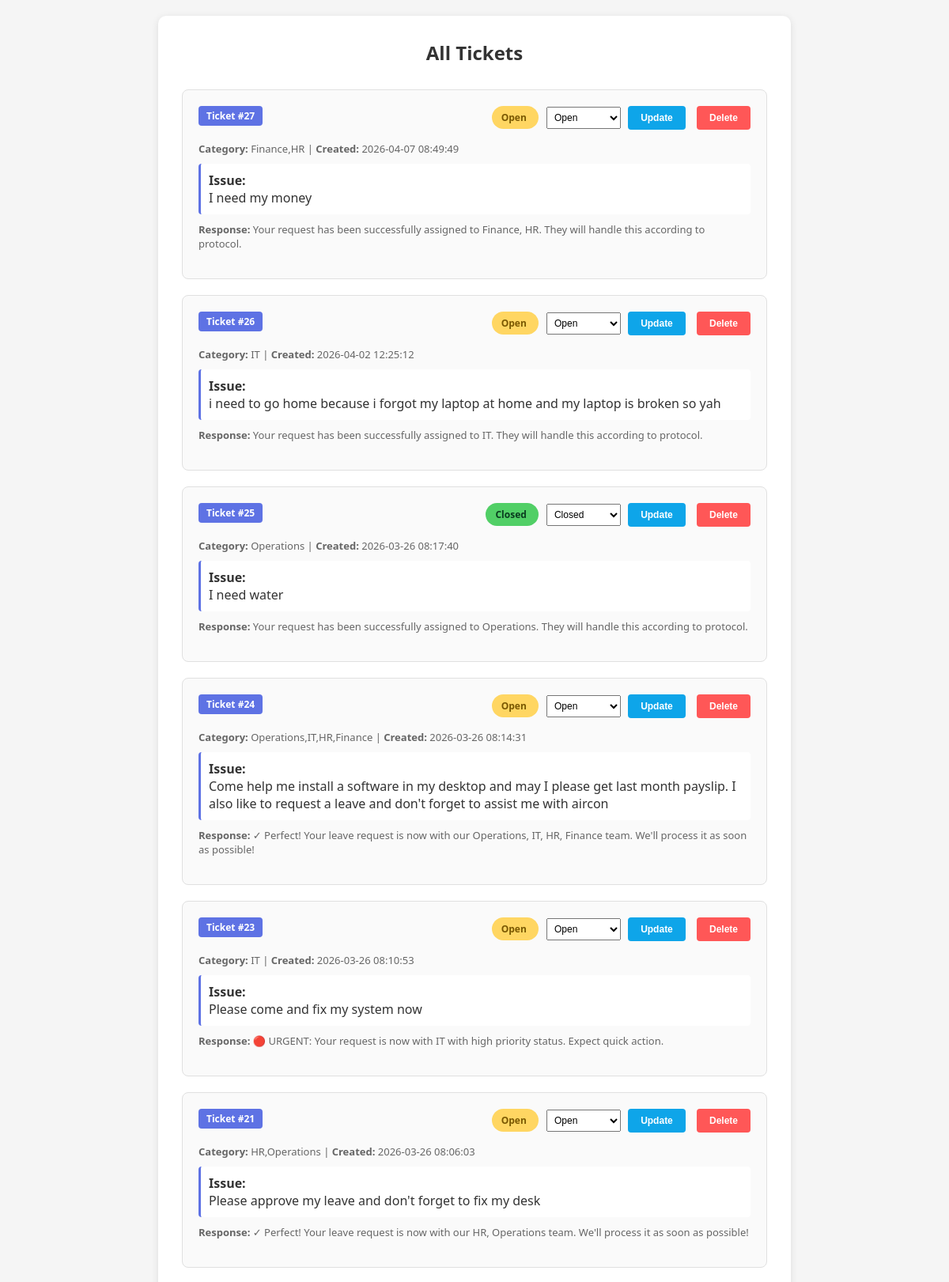
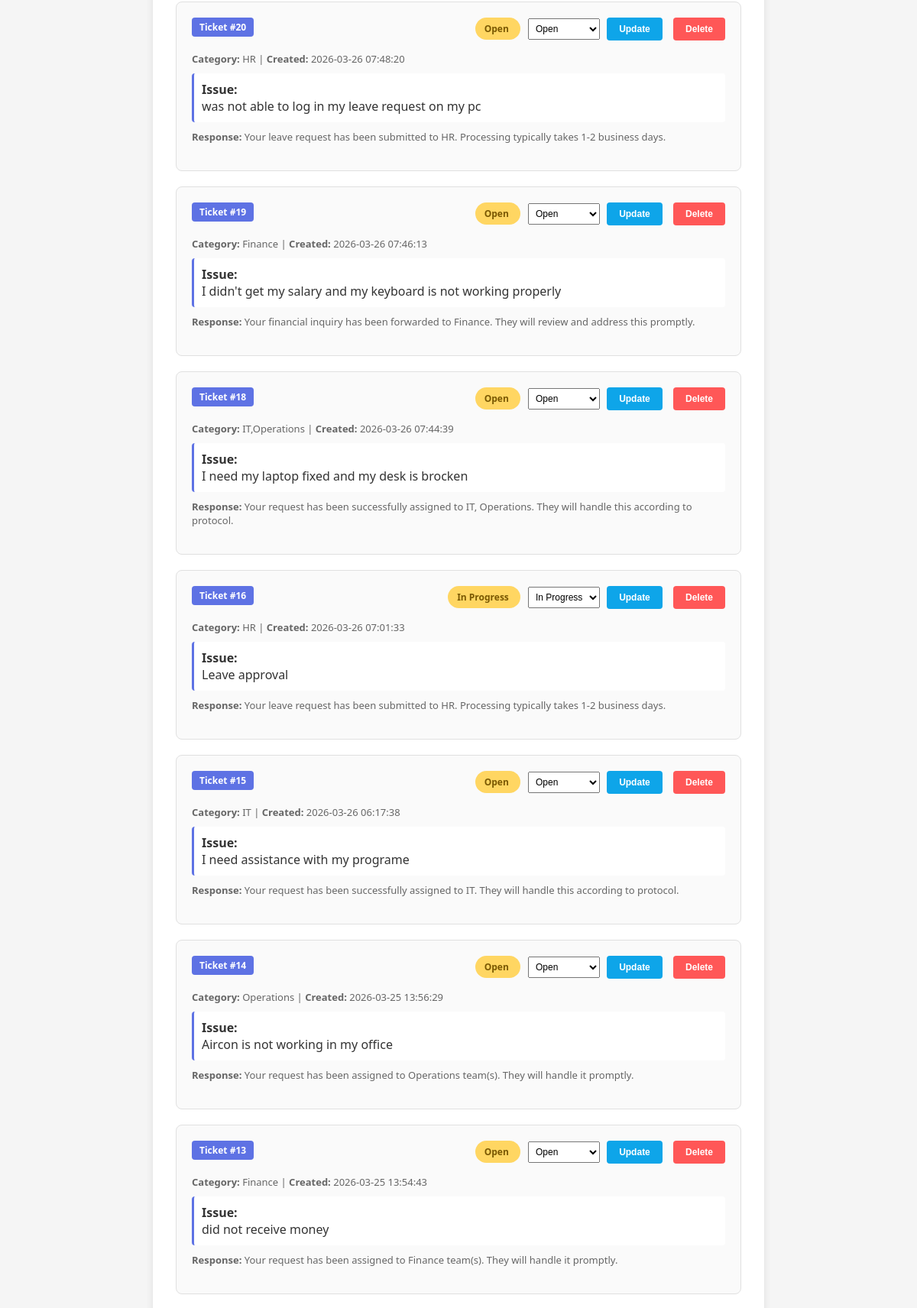
/view (signed in, upper part), run on the app's committed database (2 pictures, top to bottom).
### tables this page shows
CREATE TABLE tickets (
        id INTEGER PRIMARY KEY AUTOINCREMENT,
        ticket_text TEXT,
        category TEXT,
        tone TEXT,
        response TEXT,
        user_id INTEGER,
        status TEXT DEFAULT 'Open',
        created_at TIMESTAMP DEFAULT CURRENT_TIMESTAMP,
        FOREIGN KEY (user_id) REFERENCES users(id)
    );

### app.py (the view)
@app.route("/view")
@login_required
def view():
    conn = get_db()
    cursor = conn.cursor()
    try:
        if session['role'] == 'admin':
            cursor.execute("SELECT * FROM tickets ORDER BY created_at DESC")
        else:
            cursor.execute("SELECT * FROM tickets WHERE user_id = ? ORDER BY created_at DESC", (session['user_id'],))
        tickets = cursor.fetchall()
    except sqlite3.DatabaseError as db_err:
        conn.close()
        return render_template("view.html", tickets=[], role=session.get('role', 'user'), error=str(db_err))
    conn.close()
    return render_template("view.html", tickets=tickets, role=session.get('role', 'user'))

### app.py (called while the page is built)
def login_required(f):
    @wraps(f)
    def decorated_function(*args, **kwargs):
        if 'user_id' not in session:
            return redirect(url_for('login'))
        return f(*args, **kwargs)
    return decorated_function

def get_db():
    conn = sqlite3.connect(DB_PATH)
    conn.row_factory = sqlite3.Row
    return conn

### templates/view.html (shortened to what this page needs)
<!DOCTYPE html>
<html>
<head>
</head>
<body>
    <div class="container">
        <h2>{% if role == 'admin' %}All Tickets{% else %}My Tickets{% endif %}</h2>
        {% if tickets %}
            {% for t in tickets %}
                <div class="ticket-item">
                    <div class="ticket-header">
                        <span class="ticket-id">Ticket #{{ t['id'] }}</span>
                        <div>
                            <span class="status-badge {% if t['status'] == 'Open' %}status-open{% elif t['status'] == 'Closed' %}status-closed{% else %}status-open{% endif %}">
                                {{ t['status'] }}
                            </span>
                            {% if role == 'admin' %}
                            <form method="POST" action="{{ url_for('update_status', ticket_id=t['id']) }}" style="display: inline; margin-left: 10px;">
                                <select name="status" style="padding: 5px; font-size:12px;">
                                    <option value="Open" {% if t['status'] == 'Open' %}selected{% endif %}>Open</option>
                                    <option value="In Progress" {% if t['status'] == 'In Progress' %}selected{% endif %}>In Progress</option>
                                    <option value="Closed" {% if t['status'] == 'Closed' %}selected{% endif %}>Closed</option>
                                </select>
                                <button type="submit" class="delete-btn" style="background-color:#0ea5e9; margin-left: 5px;">Update</button>
                            </form>
                            {% endif %}
                            <form method="POST" action="{{ url_for('delete_ticket', ticket_id=t['id']) }}" style="display: inline; margin-left: 10px;" onsubmit="return confirm('Are you sure you want to delete this ticket?')">
                                <button type="submit" class="delete-btn">Delete</button>
                            </form>
                        </div>
                    </div>
                    <div class="ticket-content">
                        <div class="ticket-meta">
                            <strong>Category:</strong> {{ t['category'] }} | <strong>Created:</strong> {{ t['created_at'] }}
                        </div>
                        <div class="ticket-text">
                            <strong>Issue:</strong><br>
                            {{ t['ticket_text'] }}
                        </div>
                        <div class="ticket-meta">
                            <strong>Response:</strong> {{ t['response'] }}
                        </div>
                    </div>
                </div>
            {% endfor %}
        {% endif %}
    </div>
</body>
</html>

### templates/view.html (style rules this page uses)
* { margin: 0; padding: 0; box-sizing: border-box; }
body { font-family: 'Segoe UI', Tahoma, Geneva, Verdana, sans-serif; background-color: #f5f5f5; padding: 20px; }
.container { max-width: 800px; margin: 0 auto; background: white; border-radius: 10px; box-shadow: 0 2px 10px rgba(0, 0, 0, 0.1); padding: 30px; }
h2 { color: #333; margin-bottom: 30px; text-align: center; }
.ticket-item { border: 1px solid #e0e0e0; border-radius: 8px; padding: 20px; margin-bottom: 20px; background-color: #fafafa; position: relative; }
.ticket-header { display: flex; justify-content: space-between; align-items: start; margin-bottom: 15px; }
.ticket-id { background-color: #5e72e4; color: white; padding: 4px 10px; border-radius: 4px; font-size: 12px; font-weight: 600; }
.status-badge { padding: 6px 12px; border-radius: 20px; font-size: 12px; font-weight: 600; }
.status-open { background-color: #ffd662; color: #7a5802; }
.status-closed { background-color: #51cf66; color: #0a3c1f; }
.ticket-content { margin-bottom: 15px; }
.ticket-text { color: #333; margin: 10px 0; padding: 10px; background-color: white; border-left: 3px solid #5e72e4; border-radius: 4px; }
.ticket-meta { color: #666; font-size: 13px; margin: 10px 0; }
.delete-btn { background-color: #ff5757; color: white; border: none; padding: 8px 16px; border-radius: 4px; cursor: pointer; font-size: 12px; font-weight: 600; transition: background-color 0.3s ease; }

### data on the page
tickets: id "27", status "Open", category "Finance,HR", created_at "2026-04-07 08:49:49", ticket_text "I need my money", response "Your request has been successfully assigned to Finance, HR. They will handle this according to protocol."
tickets: id "26", status "Open", category "IT", created_at "2026-04-02 12:25:12", ticket_text "i need to go home because i forgot my laptop at home and my laptop is broken so yah", response "Your request has been successfully assigned to IT. They will handle this according to protocol."
tickets: id "25", status "Closed", category "Operations", created_at "2026-03-26 08:17:40", ticket_text "I need water", response "Your request has been successfully assigned to Operations. They will handle this according to protocol."
tickets: id "24", status "Open", category "Operations,IT,HR,Finance", created_at "2026-03-26 08:14:31", ticket_text "Come help me install a software in my desktop and may I please get last month payslip. I also like to request a leave and don't forget to assist me with aircon", response "✓ Perfect! Your leave request is now with our Operations, IT, HR, Finance team. We'll process it as soon as possible!"
tickets: id "23", status "Open", category "IT", created_at "2026-03-26 08:10:53", ticket_text "Please come and fix my system now", response "🔴 URGENT: Your request is now with IT with high priority status. Expect quick action."
tickets: id "21", status "Open", category "HR,Operations", created_at "2026-03-26 08:06:03", ticket_text "Please approve my leave and don't forget to fix my desk", response "✓ Perfect! Your leave request is now with our HR, Operations team. We'll process it as soon as possible!"
tickets: id "20", status "Open", category "HR", created_at "2026-03-26 07:48:20", ticket_text "was not able to log in my leave request on my pc", response "Your leave request has been submitted to HR. Processing typically takes 1-2 business days."
tickets: id "19", status "Open", category "Finance", created_at "2026-03-26 07:46:13", ticket_text "I didn't get my salary and my keyboard is not working properly", response "Your financial inquiry has been forwarded to Finance. They will review and address this promptly."
tickets: id "18", status "Open", category "IT,Operations", created_at "2026-03-26 07:44:39", ticket_text "I need my laptop fixed and my desk is brocken", response "Your request has been successfully assigned to IT, Operations. They will handle this according to protocol."
tickets: id "16", status "In Progress", category "HR", created_at "2026-03-26 07:01:33", ticket_text "Leave approval", response "Your leave request has been submitted to HR. Processing typically takes 1-2 business days."
tickets: id "15", status "Open", category "IT", created_at "2026-03-26 06:17:38", ticket_text "I need assistance with my programe", response "Your request has been successfully assigned to IT. They will handle this according to protocol."
tickets: id "14", status "Open", category "Operations", created_at "2026-03-25 13:56:29", ticket_text "Aircon is not working in my office", response "Your request has been assigned to Operations team(s). They will handle it promptly."
tickets: id "13", status "Open", category "Finance", created_at "2026-03-25 13:54:43", ticket_text "did not receive money", response "Your request has been assigned to Finance team(s). They will handle it promptly."
